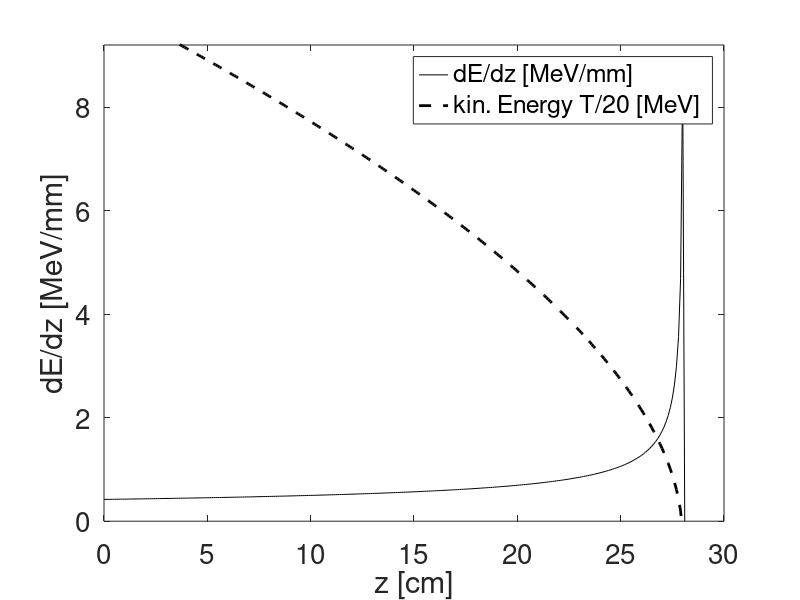

Recreate this plot in MATLAB.
% braggpeak.m, depth-dose of proton in water, V. Ziemann, 240829
clear; close all
me=0.511;           % electron mass in MeV
mp=938.3;           % proton mass in MeV
Z=1;                % proton charge
Zt=10;              % H2O has 8+2=10 electrons 
At=18;              % Atomic mass of Oxygen and two hydrogen atoms
rho=1;              % density of water
II=16e-6*Zt^0.9;    % ionization energy in MeV approximately
dx=0.1;             % step size =0.01 cm
x=0;                % starting position
T=200;              % Initial kinetic energy of protons
loss=zeros(200,1); xx=loss; TT=loss;
ic=1;
while T>0
  ic=ic+1;
  gamma=1+T/mp;
  beta=sqrt(1-1./gamma.^2); 
  Wmax=2*me*beta.^2.*gamma.^2;
  dEdx=0.307.*Z.^2*(Zt./At).*(1./beta.^2).*(log(Wmax./II)-beta.^2)*rho;
  loss(ic)=dEdx*dx;
  T=T-loss(ic);
  xx(ic)=xx(ic-1)+dx;  
  TT(ic)=T;
  % [ic,xx(ic),loss(ic)];
end
ic=ic+1;  xx(ic)=xx(ic-1)+dx; loss(ic)=0; TT(ic)=0;
loss(1)=loss(2); TT(1)=TT(2);
plot(xx,loss,'k',xx,TT/20,'k--','LineWidth',2)
xlabel('z [cm]'); ylabel('dE/dz [MeV/mm]')
legend('dE/dz [MeV/mm]','kin. Energy T/20 [MeV]')
ylim([0,9.2]); set(gca,'FontSize',20)
